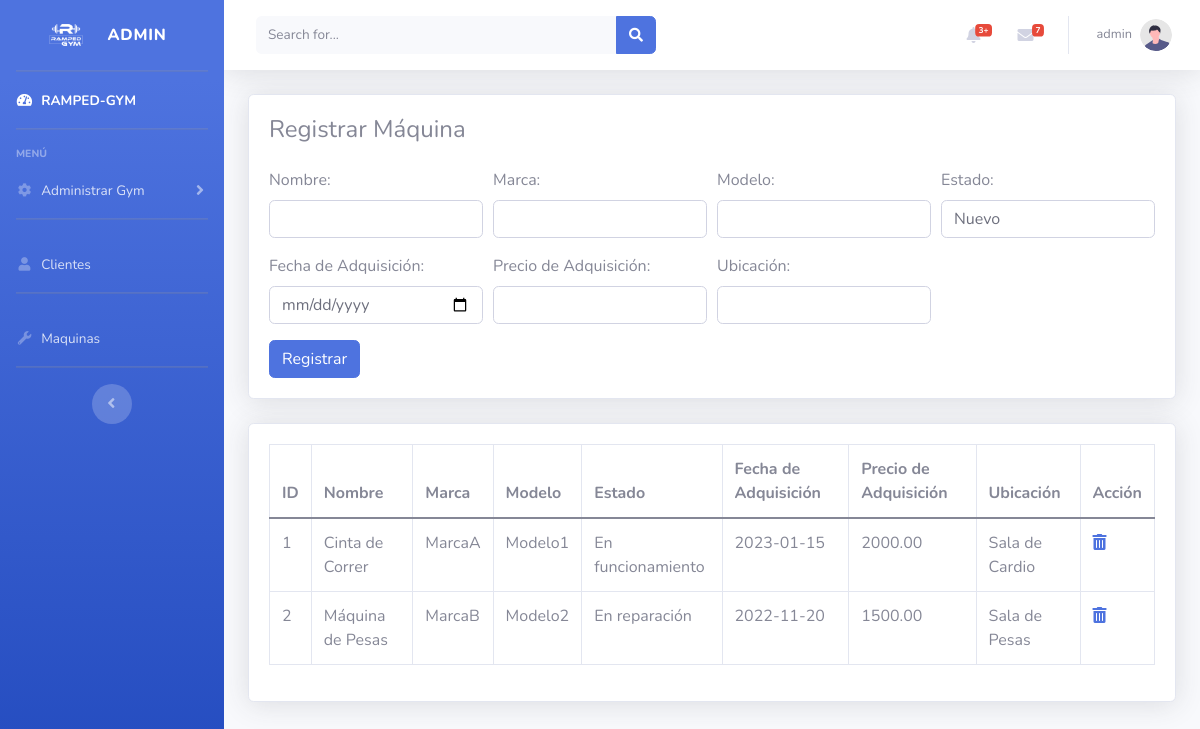
The page /templates/machines/machines.php (signed in) on the database as committed earlier.
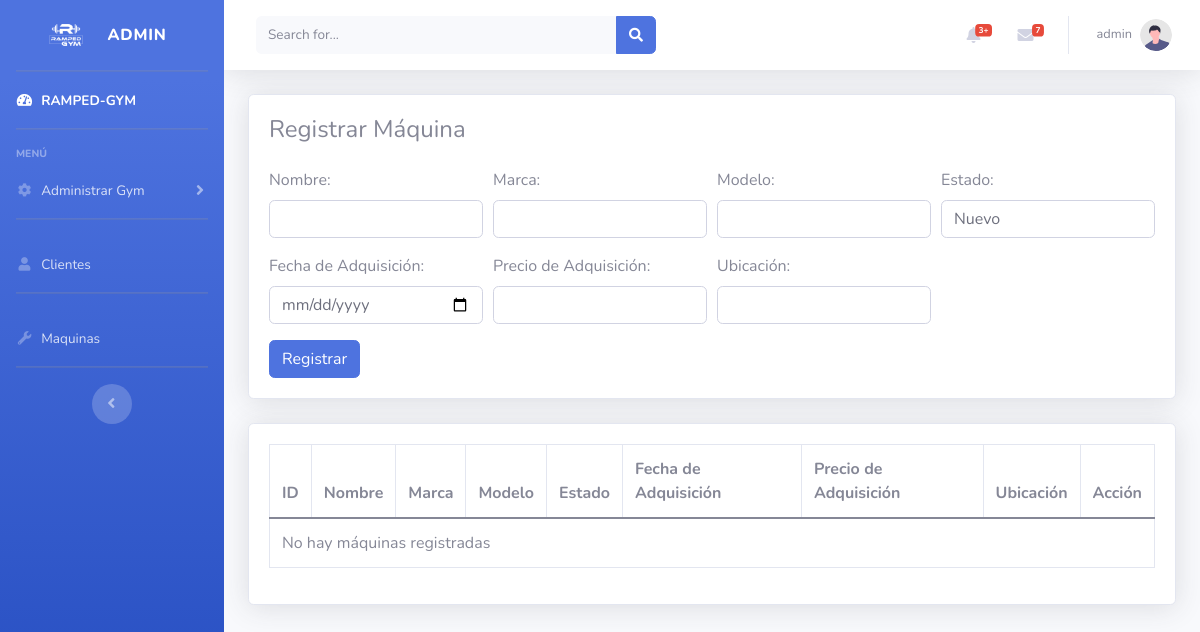
The same page on the database as committed later.
### tables this page shows
CREATE TABLE `inventario_maquinas` (
  `id` int(11) NOT NULL,
  `nombre` varchar(100) NOT NULL,
  `marca` varchar(100) DEFAULT NULL,
  `modelo` varchar(100) DEFAULT NULL,
  `estado` varchar(50) DEFAULT NULL,
  `fecha_adquisicion` date DEFAULT NULL,
  `precio_adquisicion` decimal(10,2) DEFAULT NULL,
  `ubicacion` varchar(100) DEFAULT NULL
);

### templates/dashboard/functions.php (called while the page is built, shortened)
<?php
require_once "../../resources/config.php";
$sql = "SELECT COUNT(*) as total_clientes FROM clientes";
$resultado = $conexion->query($sql);
$usuario = $_SESSION["usuario"];
?>

### templates/machines/listMachine.php (the view)
<?php
function mostrarMaquinas($conexion) {
    $sql = "SELECT * FROM inventario_maquinas";
    $resultado = $conexion->query($sql);
    if ($resultado->num_rows > 0) {
        while ($row = $resultado->fetch_assoc()) {
            echo "<tr>";
            echo "<td>" . $row["id"] . "</td>";
            echo "<td>" . $row["nombre"] . "</td>";
            echo "<td>" . $row["marca"] . "</td>";
            echo "<td>" . $row["modelo"] . "</td>";
            echo "<td>" . $row["estado"] . "</td>";
            echo "<td>" . $row["fecha_adquisicion"] . "</td>";
            echo "<td>" . $row["precio_adquisicion"] . "</td>";
            echo "<td>" . $row["ubicacion"] . "</td>";
            echo "<td><a href='deleteMachine.php?id=" . $row["id"] . "'><i class='fas fa-trash-alt'></i></a></td>";
            echo "</tr>";
        }
    } else {
        echo "<tr><td colspan='9'>No hay máquinas registradas</td></tr>";
    }
}
?>

### templates/machines/machines.php (shortened to what this page needs)
<?php
require_once "../dashboard/functions.php";
require_once "listMachine.php";
?>
<!DOCTYPE html>
<html lang="en">
<link href="https://cdn.jsdelivr.net/npm/bootstrap@5.0.2/dist/css/bootstrap.min.css" rel="stylesheet">
<?php include '../components/head.php'; ?>
<body id="page-top">
    <div id="wrapper">
    <?php include '../components/slidebar.php'; ?>
        <div id="content-wrapper" class="d-flex flex-column">
            <div id="content">
                <nav class="navbar navbar-expand navbar-light bg-white topbar mb-4 static-top shadow">
                    <form
                        class="d-none d-sm-inline-block form-inline mr-auto ml-md-3 my-2 my-md-0 mw-100 navbar-search">
                        <div class="input-group">
                            <input type="text" class="form-control bg-light border-0 small" placeholder="Search for..."
                                aria-label="Search" aria-describedby="basic-addon2">
                            <div class="input-group-append">
                                <button class="btn btn-primary" type="button">
                                    <i class="fas fa-search fa-sm"></i>
                                </button>
                            </div>
                        </div>
                    </form>
                <?php include '../components/topbar.php'; ?>
                <div class="container-fluid">
                    <div class="row">
                        <div class="col-xl-12 col-lg-12">
                            <div class="card shadow mb-4">
                                <div class="card-body">
                                    <h4 class="mb-4">Registrar Máquina</h4>
                                    <form action="" method="POST">
                                        <div class="form-row">
                                            <div class="form-group col-md-3">
                                                <label for="nombre">Nombre:</label>
                                                <input type="text" class="form-control" id="nombre" name="nombre" required>
                                            </div>
                                            <div class="form-group col-md-3">
                                                <label for="marca">Marca:</label>
                                                <input type="text" class="form-control" id="marca" name="marca" required>
                                            </div>
                                            <div class="form-group col-md-3">
                                                <label for="modelo">Modelo:</label>
                                                <input type="text" class="form-control" id="modelo" name="modelo" required>
                                            </div>
                                            <div class="form-group col-md-3">
                                                <label for="estado">Estado:</label>
                                                <select class="form-control" id="estado" name="estado" required>
                                                    <option value="Nuevo">Nuevo</option>
                                                </select>
                                            </div>
                                        </div>
                                        <div class="form-row">
                                            <div class="form-group col-md-3">
                                                <label for="fecha_adquisicion">Fecha de Adquisición:</label>
                                                <input type="date" class="form-control" id="fecha_adquisicion" name="fecha_adquisicion" required>
                                            </div>
                                            <div class="form-group col-md-3">
                                                <label for="precio_adquisicion">Precio de Adquisición:</label>
                                                <input type="number" class="form-control" id="precio_adquisicion" name="precio_adquisicion" required>
                                            </div>
                                            <div class="form-group col-md-3">
                                                <label for="ubicacion">Ubicación:</label>
                                                <input type="text" class="form-control" id="ubicacion" name="ubicacion" required>
                                            </div>
                                        </div>
                                        <button type="submit" class="btn btn-primary">Registrar</button>
                                    </form>
                                </div>
                            </div>
                        </div>
                    </div>
                    <div class="row">
                        <div class="col-xl-12 col-lg-12">
                            <div class="card shadow mb-4">
                                <div class="card-body">
                                    <div class="table-responsive">
                                        <table class="table table-bordered" id="dataTable" width="100%" cellspacing="0">
                                            <thead>
                                                <tr>
                                                    <th>ID</th>
                                                    <th>Nombre</th>
                                                    <th>Marca</th>
                                                    <th>Modelo</th>
                                                    <th>Estado</th>
                                                    <th>Fecha de Adquisición</th>
                                                    <th>Precio de Adquisición</th>
                                                    <th>Ubicación</th>
                                                    <th>Acción</th>
                                                </tr>
                                            </thead>
                                            <tbody>
                                                <?php mostrarMaquinas($conexion); ?>
                                            </tbody>
                                        </table>
                                    </div>
                                </div>
                            </div>
                        </div>
                    </div>
                </div>
                </div>
                </div>
            </div>
</body>
</html>

### templates/components/head.php (shortened to what this page needs)
<head>
    <link href="../../resources/vendor/fontawesome-free/css/all.min.css" rel="stylesheet" type="text/css">
    <link href="../../resources/css/sb-admin-2.min.css" rel="stylesheet">
</head>

### templates/components/slidebar.php (shortened to what this page needs)
<ul class="navbar-nav bg-gradient-primary sidebar sidebar-dark accordion" id="accordionSidebar">
<a class="sidebar-brand d-flex align-items-center justify-content-center" href="../dashboard/welcome.php">
    <div class="sidebar-brand-icon">
        <img src="../../resources/img/01_06.png" alt="Imagen de perfil" class="rounded-circle img-fluid" style="width: 50px; height: 50px;">
    </div>
    <div class="sidebar-brand-text mx-3"><?php echo $usuario; ?></div>
</a>
<hr class="sidebar-divider my-0">
<li class="nav-item active">
    <a class="nav-link" href="../dashboard/welcome.php">
        <i class="fas fa-fw fa-tachometer-alt"></i>
        <span>RAMPED-GYM</span></a>
</li>
<hr class="sidebar-divider">
<div class="sidebar-heading">
    Menú
</div>
<li class="nav-item">
    <a class="nav-link collapsed" href="#" data-toggle="collapse" data-target="#collapseTwo"
        aria-expanded="true" aria-controls="collapseTwo">
        <i class="fas fa-fw fa-cog"></i>
        <span>Administrar Gym</span>
    </a>
</li>
<hr class="sidebar-divider">
<li class="nav-item">
    <a class="nav-link" href="../customers/clients.php">
        <i class="fas fa-fw fa-user"></i>
        <span>Clientes</span></a>
</li>
<hr class="sidebar-divider d-none d-md-block">
<li class="nav-item">
    <a class="nav-link" href="../machines/machines.php">
        <i class="fas fa-fw fa-wrench"></i>
        <span>Maquinas</span></a>
</li>
<hr class="sidebar-divider d-none d-md-block">
<div class="text-center d-none d-md-inline">
    <button class="rounded-circle border-0" id="sidebarToggle"></button>
</div>
</ul>

### templates/components/topbar.php (shortened to what this page needs)
<ul class="navbar-nav ml-auto">
<li class="nav-item dropdown no-arrow mx-1">
    <a class="nav-link dropdown-toggle" href="#" id="alertsDropdown" role="button"
        data-toggle="dropdown" aria-haspopup="true" aria-expanded="false">
        <i class="fas fa-bell fa-fw"></i>
        <span class="badge badge-danger badge-counter">3+</span>
    </a>
</li>
<li class="nav-item dropdown no-arrow mx-1">
    <a class="nav-link dropdown-toggle" href="#" id="messagesDropdown" role="button"
        data-toggle="dropdown" aria-haspopup="true" aria-expanded="false">
        <i class="fas fa-envelope fa-fw"></i>
        <span class="badge badge-danger badge-counter">7</span>
    </a>
</li>
<li class="nav-item dropdown no-arrow">
    <a class="nav-link dropdown-toggle" href="#" id="userDropdown" role="button"
        data-toggle="dropdown" aria-haspopup="true" aria-expanded="false">
        <span class="mr-2 d-none d-lg-inline text-gray-600 small"><?php echo $usuario; ?></span>
        <img class="img-profile rounded-circle"
            src="../../resources/img/undraw_profile.svg">
    </a>
</li>
</ul>
</nav>

Rows that differ between the two databases and show on the page:
removed inventario_maquinas: id "1", nombre "Cinta de Correr", marca "MarcaA", modelo "Modelo1", estado "En funcionamiento", fecha_adquisicion "2023-01-15", precio_adquisicion "2000.00", ubicacion "Sala de Cardio"
removed inventario_maquinas: id "2", nombre "Máquina de Pesas", marca "MarcaB", modelo "Modelo2", estado "En reparación", fecha_adquisicion "2022-11-20", precio_adquisicion "1500.00", ubicacion "Sala de Pesas"
Other text that changed with them:
text now shown: "No hay máquinas registradas"
